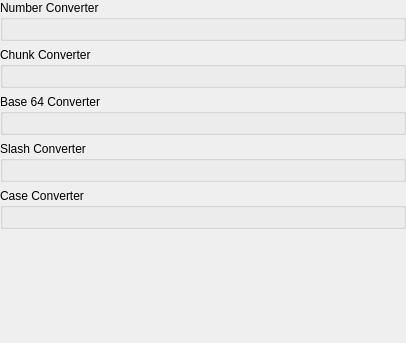
<?xml version="1.0" encoding="UTF-8"?>
<ui version="4.0">
 <class>Converter</class>
 <widget class="QWidget" name="Converter">
  <property name="geometry">
   <rect>
    <x>0</x>
    <y>0</y>
    <width>406</width>
    <height>343</height>
   </rect>
  </property>
  <property name="windowTitle">
   <string>Form</string>
  </property>
  <layout class="QVBoxLayout" name="verticalLayout">
   <property name="leftMargin">
    <number>0</number>
   </property>
   <property name="topMargin">
    <number>0</number>
   </property>
   <property name="rightMargin">
    <number>0</number>
   </property>
   <property name="bottomMargin">
    <number>0</number>
   </property>
   <item>
    <widget class="QGroupBox" name="groupBox">
     <property name="title">
      <string>Number Converter</string>
     </property>
     <layout class="QVBoxLayout" name="verticalLayout_2">
      <item>
       <widget class="NumberConverter" name="widget" native="true"/>
      </item>
     </layout>
    </widget>
   </item>
   <item>
    <widget class="QGroupBox" name="groupBox_2">
     <property name="title">
      <string>Chunk Converter</string>
     </property>
     <layout class="QVBoxLayout" name="verticalLayout_3">
      <item>
       <widget class="ChunkConverter" name="widget_2" native="true"/>
      </item>
     </layout>
    </widget>
   </item>
   <item>
    <widget class="QGroupBox" name="groupBox_3">
     <property name="title">
      <string>Base 64 Converter</string>
     </property>
     <layout class="QVBoxLayout" name="verticalLayout_4">
      <item>
       <widget class="ConverterBase64" name="widget_3" native="true"/>
      </item>
     </layout>
    </widget>
   </item>
   <item>
    <widget class="QGroupBox" name="groupBox_4">
     <property name="title">
      <string>Slash Converter</string>
     </property>
     <layout class="QVBoxLayout" name="verticalLayout_5">
      <item>
       <widget class="SlashConverter" name="widget_4" native="true"/>
      </item>
     </layout>
    </widget>
   </item>
   <item>
    <widget class="QGroupBox" name="groupBox_5">
     <property name="title">
      <string>Case Converter</string>
     </property>
     <layout class="QVBoxLayout" name="verticalLayout_6">
      <item>
       <widget class="CaseChanger" name="widget_5" native="true"/>
      </item>
     </layout>
    </widget>
   </item>
   <item>
    <spacer name="verticalSpacer">
     <property name="orientation">
      <enum>Qt::Vertical</enum>
     </property>
     <property name="sizeHint" stdset="0">
      <size>
       <width>20</width>
       <height>40</height>
      </size>
     </property>
    </spacer>
   </item>
  </layout>
 </widget>
 <customwidgets>
  <customwidget>
   <class>NumberConverter</class>
   <extends>QWidget</extends>
   <header>NumberConverter.h</header>
   <container>1</container>
  </customwidget>
  <customwidget>
   <class>ChunkConverter</class>
   <extends>QWidget</extends>
   <header>ChunkConverter.h</header>
   <container>1</container>
  </customwidget>
  <customwidget>
   <class>ConverterBase64</class>
   <extends>QWidget</extends>
   <header>ConverterBase64.h</header>
   <container>1</container>
  </customwidget>
  <customwidget>
   <class>SlashConverter</class>
   <extends>QWidget</extends>
   <header>SlashConverter.h</header>
   <container>1</container>
  </customwidget>
  <customwidget>
   <class>CaseChanger</class>
   <extends>QWidget</extends>
   <header>CaseChanger.h</header>
   <container>1</container>
  </customwidget>
 </customwidgets>
 <resources/>
 <connections/>
</ui>
